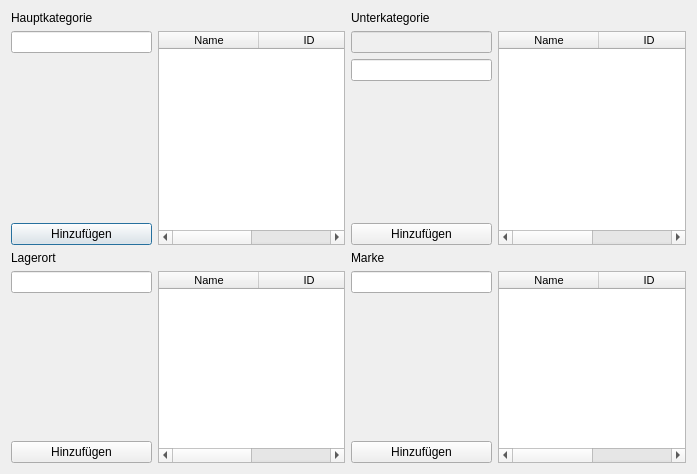
<?xml version="1.0" encoding="UTF-8"?>
<ui version="4.0">
 <class>Kategorie</class>
 <widget class="QDialog" name="Kategorie">
  <property name="geometry">
   <rect>
    <x>0</x>
    <y>0</y>
    <width>697</width>
    <height>474</height>
   </rect>
  </property>
  <property name="windowTitle">
   <string>Kategorie bearbeiten</string>
  </property>
  <layout class="QGridLayout" name="gridLayout">
   <item row="0" column="0" colspan="2">
    <widget class="QLabel" name="label">
     <property name="text">
      <string>Hauptkategorie</string>
     </property>
    </widget>
   </item>
   <item row="0" column="3">
    <widget class="QLabel" name="label_2">
     <property name="text">
      <string>Unterkategorie</string>
     </property>
    </widget>
   </item>
   <item row="1" column="0" colspan="2">
    <widget class="QLineEdit" name="tbHaupt">
     <property name="minimumSize">
      <size>
       <width>141</width>
       <height>0</height>
      </size>
     </property>
    </widget>
   </item>
   <item row="1" column="2" rowspan="4">
    <widget class="QTableWidget" name="twHaupt">
     <property name="font">
      <font>
       <pointsize>8</pointsize>
      </font>
     </property>
     <attribute name="verticalHeaderDefaultSectionSize">
      <number>20</number>
     </attribute>
     <attribute name="verticalHeaderMinimumSectionSize">
      <number>20</number>
     </attribute>
     <column>
      <property name="text">
       <string>Name</string>
      </property>
     </column>
     <column>
      <property name="text">
       <string>ID</string>
      </property>
     </column>
    </widget>
   </item>
   <item row="1" column="3" colspan="2">
    <widget class="QLineEdit" name="tbHaupt2">
     <property name="enabled">
      <bool>false</bool>
     </property>
     <property name="minimumSize">
      <size>
       <width>141</width>
       <height>0</height>
      </size>
     </property>
     <property name="frame">
      <bool>true</bool>
     </property>
    </widget>
   </item>
   <item row="1" column="5" rowspan="4">
    <widget class="QTableWidget" name="twUnter">
     <property name="font">
      <font>
       <pointsize>8</pointsize>
      </font>
     </property>
     <attribute name="verticalHeaderDefaultSectionSize">
      <number>20</number>
     </attribute>
     <attribute name="verticalHeaderMinimumSectionSize">
      <number>20</number>
     </attribute>
     <column>
      <property name="text">
       <string>Name</string>
      </property>
     </column>
     <column>
      <property name="text">
       <string>ID</string>
      </property>
     </column>
    </widget>
   </item>
   <item row="2" column="1" rowspan="2">
    <spacer name="verticalSpacer">
     <property name="sizeHint" stdset="0">
      <size>
       <width>20</width>
       <height>118</height>
      </size>
     </property>
    </spacer>
   </item>
   <item row="2" column="3" colspan="2">
    <widget class="QLineEdit" name="tbUnter">
     <property name="minimumSize">
      <size>
       <width>141</width>
       <height>0</height>
      </size>
     </property>
    </widget>
   </item>
   <item row="3" column="4">
    <spacer name="verticalSpacer_2">
     <property name="sizeHint" stdset="0">
      <size>
       <width>20</width>
       <height>118</height>
      </size>
     </property>
    </spacer>
   </item>
   <item row="4" column="0" colspan="2">
    <widget class="QPushButton" name="btAddHaupt">
     <property name="text">
      <string>Hinzufügen</string>
     </property>
    </widget>
   </item>
   <item row="5" column="0">
    <widget class="QLabel" name="label_3">
     <property name="text">
      <string>Lagerort</string>
     </property>
    </widget>
   </item>
   <item row="5" column="3">
    <widget class="QLabel" name="label_4">
     <property name="text">
      <string>Marke</string>
     </property>
    </widget>
   </item>
   <item row="6" column="0" colspan="2">
    <widget class="QLineEdit" name="tbLager">
     <property name="minimumSize">
      <size>
       <width>141</width>
       <height>0</height>
      </size>
     </property>
    </widget>
   </item>
   <item row="6" column="2" rowspan="3">
    <widget class="QTableWidget" name="twLager">
     <property name="font">
      <font>
       <pointsize>8</pointsize>
      </font>
     </property>
     <attribute name="verticalHeaderDefaultSectionSize">
      <number>20</number>
     </attribute>
     <attribute name="verticalHeaderMinimumSectionSize">
      <number>20</number>
     </attribute>
     <column>
      <property name="text">
       <string>Name</string>
      </property>
     </column>
     <column>
      <property name="text">
       <string>ID</string>
      </property>
     </column>
    </widget>
   </item>
   <item row="6" column="3" colspan="2">
    <widget class="QLineEdit" name="tbMarke">
     <property name="minimumSize">
      <size>
       <width>141</width>
       <height>0</height>
      </size>
     </property>
    </widget>
   </item>
   <item row="6" column="5" rowspan="3">
    <widget class="QTableWidget" name="twMarke">
     <property name="font">
      <font>
       <pointsize>8</pointsize>
      </font>
     </property>
     <attribute name="verticalHeaderDefaultSectionSize">
      <number>20</number>
     </attribute>
     <attribute name="verticalHeaderMinimumSectionSize">
      <number>20</number>
     </attribute>
     <column>
      <property name="text">
       <string>Name</string>
      </property>
     </column>
     <column>
      <property name="text">
       <string>ID</string>
      </property>
     </column>
    </widget>
   </item>
   <item row="7" column="1">
    <spacer name="verticalSpacer_4">
     <property name="sizeHint" stdset="0">
      <size>
       <width>20</width>
       <height>88</height>
      </size>
     </property>
    </spacer>
   </item>
   <item row="7" column="4">
    <spacer name="verticalSpacer_3">
     <property name="sizeHint" stdset="0">
      <size>
       <width>20</width>
       <height>88</height>
      </size>
     </property>
    </spacer>
   </item>
   <item row="8" column="0" colspan="2">
    <widget class="QPushButton" name="btAddLager">
     <property name="text">
      <string>Hinzufügen</string>
     </property>
    </widget>
   </item>
   <item row="4" column="3" colspan="2">
    <widget class="QPushButton" name="btAddUnter">
     <property name="text">
      <string>Hinzufügen</string>
     </property>
    </widget>
   </item>
   <item row="8" column="3" colspan="2">
    <widget class="QPushButton" name="btAddMarke">
     <property name="text">
      <string>Hinzufügen</string>
     </property>
    </widget>
   </item>
  </layout>
 </widget>
 <resources/>
 <connections/>
</ui>
